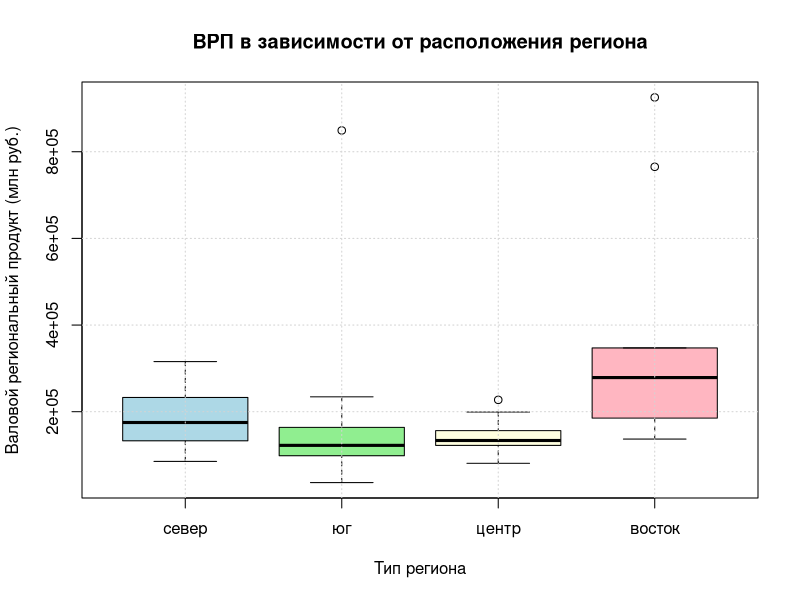
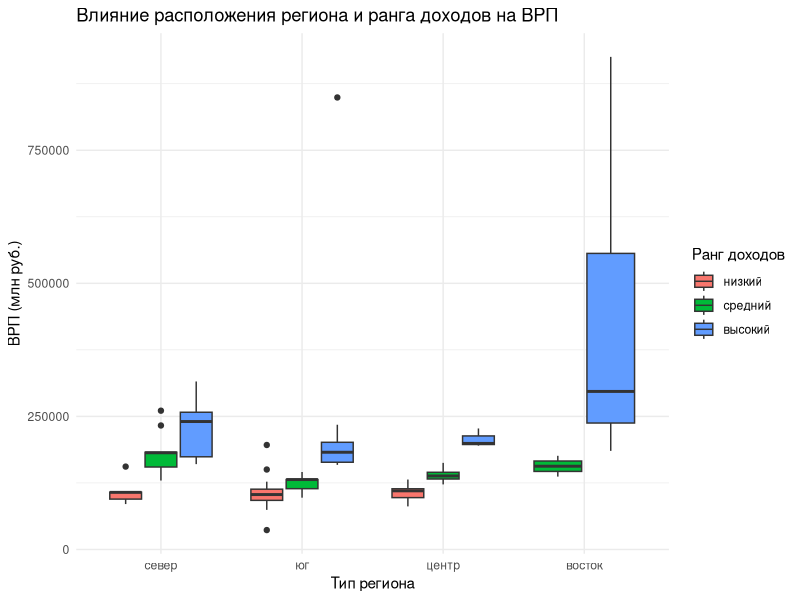

These figures' R source, in order:
library(ggplot2)
library(readxl)

table <- read_excel("table.xlsx", sheet="Таблица")

df_raw <- data.frame(
  Регион = table$`Субъекты РФ`,
  ВРП = table$`Валовой региональный продукт`,
  Доходы = table$`Уровень доходов населения`,
  Тип_стар = table$`Тип региона`
)

df_raw <- na.omit(df_raw)

# Фактор A (расположение)

df_raw$Регион_тип <- ifelse(df_raw$Тип_стар == "с", "север",
                            ifelse(df_raw$Тип_стар == "ю", "юг",
                                   ifelse(df_raw$Тип_стар == "ц", "центр",
                                          ifelse(df_raw$Тип_стар == "в", "восток", NA))))

# Преобразуем в фактор с нужным порядком уровней
df_raw$Регион_тип <- factor(df_raw$Регион_тип, 
                            levels = c("север", "юг", "центр", "восток"))

# Проверяем распределение групп
cat("Распределение регионов по типам:\n")
print(table(df_raw$Регион_тип))

# Фактор B (ранг доходов)

# Разбиваем доходы на группы
income_breaks <- quantile(df_raw$Доходы, probs = c(0, 1/3, 2/3, 1), na.rm = TRUE)
df_raw$Ранг_доходов <- cut(df_raw$Доходы, 
                           breaks = income_breaks, 
                           include.lowest = TRUE, 
                           labels = c("низкий", "средний", "высокий"))
df_raw$Ранг_доходов <- factor(df_raw$Ранг_доходов, 
                              levels = c("низкий", "средний", "высокий"))

# 5.1. Однофакторный дисперсионный анализ (влияние фактора A на Y)

# Модель: Y ~ A
model_a <- aov(ВРП ~ Регион_тип, data = df_raw)

cat("\n========== 5.1. Однофакторный дисперсионный анализ ==========\n")
summary(model_a)

# Характеристики качества

# Коэффициент детерминации
ss_total <- sum((df_raw$ВРП - mean(df_raw$ВРП))^2)
r_squared <- summary(model_a)[[1]][["Sum Sq"]][1] / ss_total
cat("\nR-squared (доля объяснённой дисперсии):", round(r_squared, 4), "\n")

# Средние значения по группам
means <- tapply(df_raw$ВРП, df_raw$Регион_тип, mean)
cat("\nСредние значения ВРП по группам (млн руб.):\n")
print(round(means, 2))

# График
boxplot(ВРП ~ Регион_тип, data = df_raw,
        main = "ВРП в зависимости от расположения региона",
        xlab = "Тип региона", ylab = "Валовой региональный продукт (млн руб.)",
        col = c("lightblue", "lightgreen", "lightyellow", "lightpink"))
grid()

# 5.2. Двухфакторный дисперсионный анализ (влияние факторов A и B на Y)

cat("\n\n========== 5.2. Двухфакторный дисперсионный анализ ==========\n")

# Модель без взаимодействия Y ~ A + B
model_add <- aov(ВРП ~ Регион_тип + Ранг_доходов, data = df_raw)
cat("\nМодель без взаимодействия (аддитивная):\n")
summary(model_add)

# Модель с взаимодействием Y ~ A * B
model_inter <- aov(ВРП ~ Регион_тип * Ранг_доходов, data = df_raw)
cat("\nМодель с взаимодействием (A * B):\n")
summary(model_inter)

# Сравнение моделей
anova_compare <- anova(model_add, model_inter)
cat("\nСравнение аддитивной модели и модели с взаимодействием:\n")
print(anova_compare)

# График
print(ggplot(df_raw, aes(x = Регион_тип, y = ВРП, fill = Ранг_доходов)) +
        geom_boxplot() +
        labs(title = "Влияние расположения региона и ранга доходов на ВРП",
             x = "Тип региона", y = "ВРП (млн руб.)", fill = "Ранг доходов") +
        theme_minimal())

# Выводы на основе p-value

cat("\n========== ВЫВОДЫ ==========\n")

# Для 5.1

p_A <- summary(model_a)[[1]][["Pr(>F)"]][1]
if (p_A < 0.05) {
  cat("5.1. Влияние фактора A (расположение региона) на ВРП статистически значимо (p =", 
      round(p_A, 4), "). Гипотеза о несущественности отвергается\n")
} else {
  cat("5.1. Влияние фактора A на ВРП незначимо (p =", round(p_A, 4), 
      "). Гипотеза о несущественности не отвергается\n")
}

# Для 5.2

p_A_add <- summary(model_add)[[1]][["Pr(>F)"]][1]
p_B_add <- summary(model_add)[[1]][["Pr(>F)"]][2]
p_A_int <- summary(model_inter)[[1]][["Pr(>F)"]][1]
p_B_int <- summary(model_inter)[[1]][["Pr(>F)"]][2]
p_AB_int <- summary(model_inter)[[1]][["Pr(>F)"]][3]

cat("\n5.2. Модель без взаимодействия:\n")
cat("   Фактор A (регион): p =", round(p_A_add, 4), 
    ifelse(p_A_add < 0.05, "-> значим", "-> не значим"), "\n")
cat("   Фактор B (ранг доходов): p =", round(p_B_add, 4),
    ifelse(p_B_add < 0.05, "-> значим", "-> не значим"), "\n")

cat("\n   Модель с взаимодействием:\n")
cat("   Фактор A: p =", round(p_A_int, 4),
    ifelse(p_A_int < 0.05, "-> значим", "-> не значим"), "\n")
cat("   Фактор B: p =", round(p_B_int, 4),
    ifelse(p_B_int < 0.05, "-> значим", "-> не значим"), "\n")
cat("   Взаимодействие A:B: p =", round(p_AB_int, 4),
    ifelse(p_AB_int < 0.05, "-> значимо (совместное влияние есть)", 
           "-> незначимо (совместное влияние отсутствует)"), "\n")

cat("\nАнализ завершён.\n")
